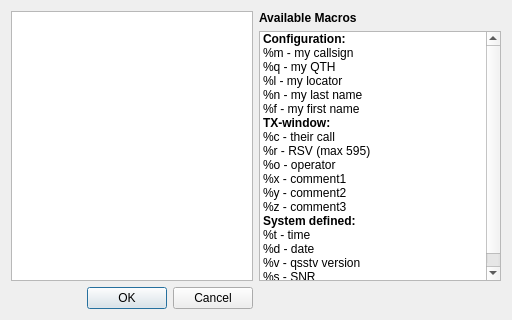
<?xml version="1.0" encoding="UTF-8"?>
<ui version="4.0">
 <class>textForm</class>
 <widget class="QDialog" name="textForm">
  <property name="geometry">
   <rect>
    <x>0</x>
    <y>0</y>
    <width>512</width>
    <height>320</height>
   </rect>
  </property>
  <property name="windowTitle">
   <string>Enter text</string>
  </property>
  <layout class="QGridLayout" name="gridLayout">
   <item row="1" column="0" rowspan="2" colspan="2">
    <widget class="QPlainTextEdit" name="plainTextEdit"/>
   </item>
   <item row="2" column="2">
    <widget class="QListWidget" name="listWidget">
     <item>
      <property name="text">
       <string>Configuration:</string>
      </property>
      <property name="toolTip">
       <string>&lt;html&gt;&lt;head/&gt;&lt;body&gt;&lt;p&gt;Macros where the value is defined in the configuration&lt;/p&gt;&lt;/body&gt;&lt;/html&gt;</string>
      </property>
      <property name="font">
       <font>
        <weight>75</weight>
        <bold>true</bold>
       </font>
      </property>
      <property name="flags">
       <set>ItemIsDragEnabled|ItemIsEnabled</set>
      </property>
     </item>
     <item>
      <property name="text">
       <string>%m - my callsign</string>
      </property>
     </item>
     <item>
      <property name="text">
       <string>%q - my QTH</string>
      </property>
     </item>
     <item>
      <property name="text">
       <string>%l - my locator</string>
      </property>
     </item>
     <item>
      <property name="text">
       <string>%n - my last name</string>
      </property>
     </item>
     <item>
      <property name="text">
       <string>%f - my first name</string>
      </property>
     </item>
     <item>
      <property name="text">
       <string>TX-window:</string>
      </property>
      <property name="toolTip">
       <string>&lt;html&gt;&lt;head/&gt;&lt;body&gt;&lt;p&gt;Macros where the value is entered in the TX-window prior to transmission&lt;/p&gt;&lt;/body&gt;&lt;/html&gt;</string>
      </property>
      <property name="font">
       <font>
        <weight>75</weight>
        <bold>true</bold>
       </font>
      </property>
      <property name="flags">
       <set>ItemIsEnabled</set>
      </property>
     </item>
     <item>
      <property name="text">
       <string>%c - their call</string>
      </property>
      <property name="toolTip">
       <string>&lt;html&gt;&lt;head/&gt;&lt;body&gt;&lt;p&gt;call of the contacted station&lt;/p&gt;&lt;/body&gt;&lt;/html&gt;</string>
      </property>
     </item>
     <item>
      <property name="text">
       <string>%r - RSV (max 595)</string>
      </property>
      <property name="toolTip">
       <string>&lt;html&gt;&lt;head/&gt;&lt;body&gt;&lt;p&gt;RSV (radio-strength-video best is 595) You can also input free text as is sometimes required for contest (e.g. 595#007 or Good Copy)&lt;/p&gt;&lt;/body&gt;&lt;/html&gt;</string>
      </property>
     </item>
     <item>
      <property name="text">
       <string>%o - operator</string>
      </property>
      <property name="toolTip">
       <string>&lt;html&gt;&lt;head/&gt;&lt;body&gt;&lt;p&gt;name of operator of the contacted station&lt;/p&gt;&lt;/body&gt;&lt;/html&gt;</string>
      </property>
     </item>
     <item>
      <property name="text">
       <string>%x - comment1</string>
      </property>
      <property name="toolTip">
       <string>&lt;html&gt;&lt;head/&gt;&lt;body&gt;&lt;p&gt;comment #1, can be multi-line&lt;/p&gt;&lt;/body&gt;&lt;/html&gt;</string>
      </property>
     </item>
     <item>
      <property name="text">
       <string>%y - comment2</string>
      </property>
      <property name="toolTip">
       <string>&lt;html&gt;&lt;head/&gt;&lt;body&gt;&lt;p&gt;comment #2, can be multi-line&lt;/p&gt;&lt;/body&gt;&lt;/html&gt;</string>
      </property>
     </item>
     <item>
      <property name="text">
       <string>%z - comment3</string>
      </property>
      <property name="toolTip">
       <string>&lt;html&gt;&lt;head/&gt;&lt;body&gt;&lt;p&gt;comment #3, can be multi-line&lt;/p&gt;&lt;/body&gt;&lt;/html&gt;</string>
      </property>
     </item>
     <item>
      <property name="text">
       <string>System defined:</string>
      </property>
      <property name="toolTip">
       <string>&lt;html&gt;&lt;head/&gt;&lt;body&gt;&lt;p&gt;Macros where the value is defined by the system&lt;/p&gt;&lt;/body&gt;&lt;/html&gt;</string>
      </property>
      <property name="font">
       <font>
        <weight>75</weight>
        <bold>true</bold>
       </font>
      </property>
      <property name="flags">
       <set>ItemIsEnabled</set>
      </property>
     </item>
     <item>
      <property name="text">
       <string>%t - time</string>
      </property>
      <property name="toolTip">
       <string>&lt;html&gt;&lt;head/&gt;&lt;body&gt;&lt;p&gt;time in hours:minutes format&lt;/p&gt;&lt;/body&gt;&lt;/html&gt;</string>
      </property>
     </item>
     <item>
      <property name="text">
       <string>%d - date</string>
      </property>
      <property name="toolTip">
       <string>&lt;html&gt;&lt;head/&gt;&lt;body&gt;&lt;p&gt;date in year/month/day format&lt;/p&gt;&lt;/body&gt;&lt;/html&gt;</string>
      </property>
     </item>
     <item>
      <property name="text">
       <string>%v - qsstv version</string>
      </property>
     </item>
     <item>
      <property name="text">
       <string>%s - SNR</string>
      </property>
      <property name="toolTip">
       <string>&lt;html&gt;&lt;head/&gt;&lt;body&gt;&lt;p&gt;SNR - only to be used for DRM in the WF Text&lt;/p&gt;&lt;/body&gt;&lt;/html&gt;</string>
      </property>
     </item>
    </widget>
   </item>
   <item row="1" column="2">
    <widget class="QLabel" name="label">
     <property name="font">
      <font>
       <weight>75</weight>
       <bold>true</bold>
      </font>
     </property>
     <property name="toolTip">
      <string>&lt;html&gt;&lt;head/&gt;&lt;body&gt;&lt;p&gt;Macros are replaced by their actual values if the image is stored as a Template (i.e. not yet rendered).&lt;/p&gt;&lt;/body&gt;&lt;/html&gt;</string>
     </property>
     <property name="text">
      <string>Available Macros</string>
     </property>
    </widget>
   </item>
   <item row="3" column="2">
    <layout class="QHBoxLayout" name="horizontalLayout"/>
   </item>
   <item row="3" column="1">
    <widget class="QDialogButtonBox" name="buttonBox">
     <property name="orientation">
      <enum>Qt::Horizontal</enum>
     </property>
     <property name="standardButtons">
      <set>QDialogButtonBox::Cancel|QDialogButtonBox::Ok</set>
     </property>
    </widget>
   </item>
  </layout>
 </widget>
 <resources/>
 <connections>
  <connection>
   <sender>buttonBox</sender>
   <signal>accepted()</signal>
   <receiver>textForm</receiver>
   <slot>accept()</slot>
   <hints>
    <hint type="sourcelabel">
     <x>248</x>
     <y>254</y>
    </hint>
    <hint type="destinationlabel">
     <x>157</x>
     <y>274</y>
    </hint>
   </hints>
  </connection>
  <connection>
   <sender>buttonBox</sender>
   <signal>rejected()</signal>
   <receiver>textForm</receiver>
   <slot>reject()</slot>
   <hints>
    <hint type="sourcelabel">
     <x>316</x>
     <y>260</y>
    </hint>
    <hint type="destinationlabel">
     <x>286</x>
     <y>274</y>
    </hint>
   </hints>
  </connection>
 </connections>
</ui>
